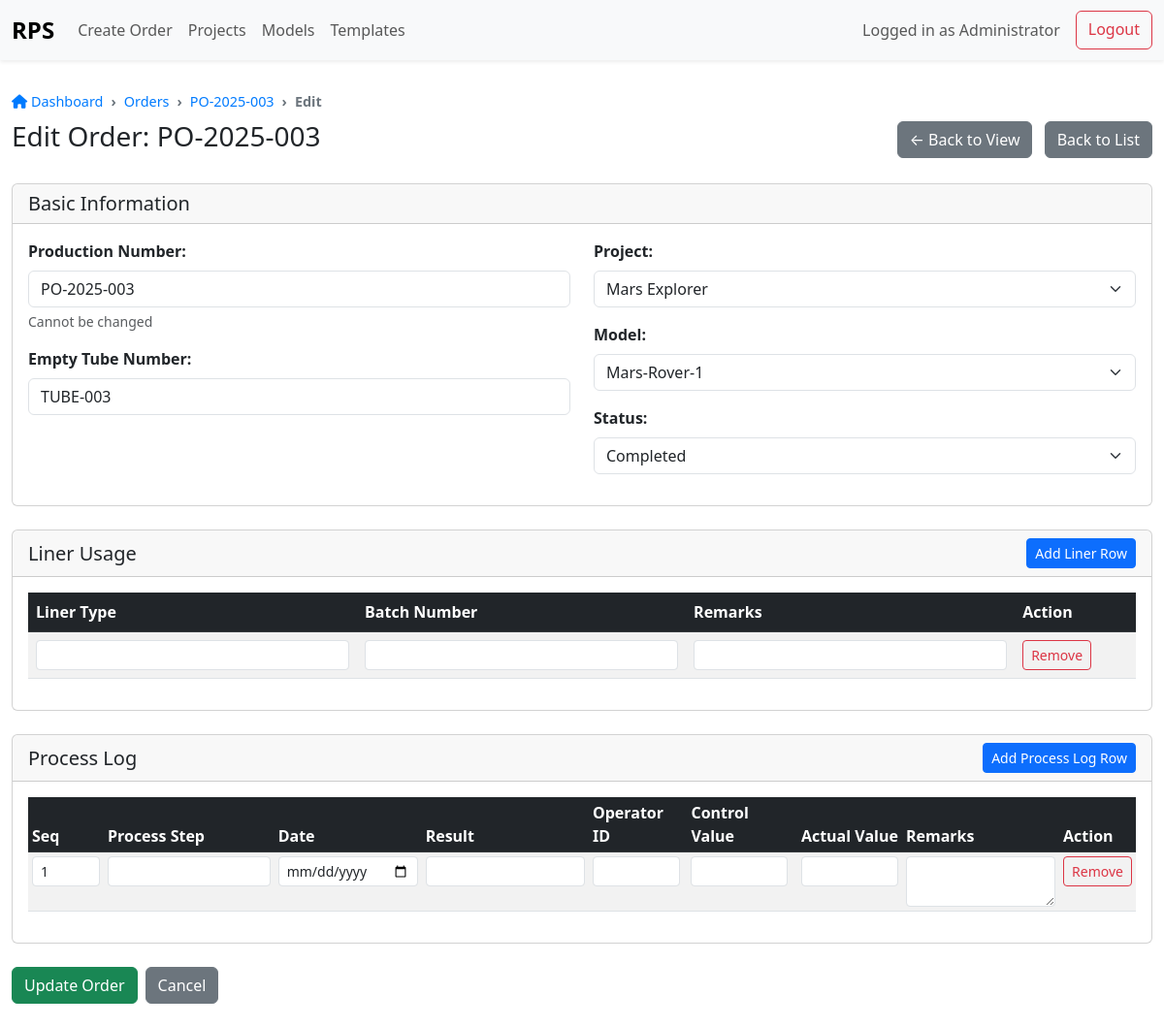
The page /edit_order.php?pn=PO-2025-003 (signed in) on the database its author committed.
### tables this page shows
CREATE TABLE ProductionOrders (
    ProductionNumber VARCHAR(50) PRIMARY KEY,
    EmptyTubeNumber VARCHAR(50),
    ProjectID INT NOT NULL,
    ModelID INT NOT NULL,
    MC02_Status VARCHAR(30) DEFAULT 'Pending',
    MC02_SignedBy_UserID INT NULL,
    MC02_SignedDate DATETIME NULL,
    CONSTRAINT FK_ProdOrders_Projects FOREIGN KEY(ProjectID)
        REFERENCES Projects(ProjectID),
    CONSTRAINT FK_ProdOrders_Models FOREIGN KEY(ModelID)
        REFERENCES Models(ModelID),
    CONSTRAINT FK_ProdOrders_Users FOREIGN KEY(MC02_SignedBy_UserID)
        REFERENCES Users(UserID)
);

CREATE TABLE Projects (
    ProjectID INT AUTO_INCREMENT PRIMARY KEY,
    ProjectName VARCHAR(100) NOT NULL UNIQUE
);

CREATE TABLE Models (
    ModelID INT AUTO_INCREMENT PRIMARY KEY,
    ProjectID INT NOT NULL,
    ModelName VARCHAR(100) NOT NULL,
    CONSTRAINT FK_Models_Projects FOREIGN KEY(ProjectID)
        REFERENCES Projects(ProjectID)
);

### public/edit_order.php (the view, shortened to what this page needs)
<?php
$pdo = Database::connect();
$pn = $_GET['pn'] ?? '';
$stmt = $pdo->prepare('SELECT po.*, p.ProjectName, m.ModelName
                       FROM ProductionOrders po
                       LEFT JOIN Projects p ON po.ProjectID = p.ProjectID
                       LEFT JOIN Models m ON po.ModelID = m.ModelID
                       WHERE po.ProductionNumber = ?');
$stmt->execute([$pn]);
$order = $stmt->fetch(PDO::FETCH_ASSOC);
$projects = $pdo->query('SELECT * FROM Projects')->fetchAll(PDO::FETCH_ASSOC);
$models = $pdo->query('SELECT * FROM Models')->fetchAll(PDO::FETCH_ASSOC);
$stmt = $pdo->prepare('SELECT * FROM MC02_LinerUsage WHERE ProductionNumber = ?');
$stmt->execute([$pn]);
$liners = $stmt->fetchAll(PDO::FETCH_ASSOC);
$stmt = $pdo->prepare('SELECT * FROM MC02_ProcessLog WHERE ProductionNumber = ? ORDER BY SequenceNo');
$stmt->execute([$pn]);
$logs = $stmt->fetchAll(PDO::FETCH_ASSOC);
$success = '';
include __DIR__ . '/templates/header.php';
?>
<div class="row">
    <div class="col-12">
        <div class="d-flex justify-content-between align-items-center mb-4">
            <h1 class="h3">Edit Order: <?php echo htmlspecialchars($order['ProductionNumber']); ?></h1>
            <div>
                <a href="view_order.php?pn=<?php echo urlencode($pn); ?>" class="btn btn-secondary me-2">← Back to View</a>
                <a href="index.php" class="btn btn-secondary">Back to List</a>
            </div>
        </div>
        <?php if ($success): ?>
            <div class="alert alert-success"><?php echo htmlspecialchars($success); ?></div>
        <?php endif; ?>        <form method="post">
            <div class="card mb-4">
                <div class="card-header">
                    <h5 class="card-title mb-0">Basic Information</h5>
                </div>
                <div class="card-body">
                    <div class="row">
                        <div class="col-md-6">
                            <div class="mb-3">
                                <label class="form-label"><strong>Production Number:</strong></label>
                                <input type="text" class="form-control" value="<?php echo htmlspecialchars($order['ProductionNumber']); ?>" readonly>
                                <div class="form-text">Cannot be changed</div>
                            </div>
                            <div class="mb-3">
                                <label for="EmptyTubeNumber" class="form-label"><strong>Empty Tube Number:</strong></label>
                                <input type="text" class="form-control" id="EmptyTubeNumber" name="EmptyTubeNumber" value="<?php echo htmlspecialchars($order['EmptyTubeNumber']); ?>">
                            </div>
                        </div>
                        <div class="col-md-6">
                            <div class="mb-3">
                                <label for="ProjectID" class="form-label"><strong>Project:</strong></label>
                                <select class="form-select" id="ProjectID" name="ProjectID">
                                    <?php foreach ($projects as $project): ?>
                                        <option value="<?php echo $project['ProjectID']; ?>" <?php echo ($project['ProjectID'] == $order['ProjectID']) ? 'selected' : ''; ?>>
                                            <?php echo htmlspecialchars($project['ProjectName']); ?>
                                        </option>
                                    <?php endforeach; ?>
                                </select>
                            </div>
                            <div class="mb-3">
                                <label for="ModelID" class="form-label"><strong>Model:</strong></label>
                                <select class="form-select" id="ModelID" name="ModelID">
                                    <?php foreach ($models as $model): ?>
                                        <option value="<?php echo $model['ModelID']; ?>" <?php echo ($model['ModelID'] == $order['ModelID']) ? 'selected' : ''; ?>>
                                            <?php echo htmlspecialchars($model['ModelName']); ?>
                                        </option>
                                    <?php endforeach; ?>
                                </select>
                            </div>
                            <div class="mb-3">
                                <label for="MC02_Status" class="form-label"><strong>Status:</strong></label>
                                <select class="form-select" id="MC02_Status" name="MC02_Status">
                                    <option value="Completed" <?php echo ($order['MC02_Status'] == 'Completed') ? 'selected' : ''; ?>>Completed</option>
                                </select>
                            </div>
                        </div>
                    </div>
                </div>            </div>
            <div class="card mb-4">
                <div class="card-header d-flex justify-content-between align-items-center">
                    <h5 class="card-title mb-0">Liner Usage</h5>
                    <button type="button" onclick="addLinerRow()" class="btn btn-primary btn-sm">Add Liner Row</button>
                </div>
                <div class="card-body">
                    <div class="table-responsive">
                        <table class="table table-striped" id="linerTable">
                            <thead class="table-dark">
                                <tr>
                                    <th>Liner Type</th>
                                    <th>Batch Number</th>
                                    <th>Remarks</th>
                                    <th>Action</th>
                                </tr>
                            </thead>
                            <tbody>
                                <?php if (!empty($liners)): ?>
                                    <?php foreach ($liners as $index => $liner): ?>
                                        <tr>
                                            <td><input type="text" class="form-control form-control-sm" name="liner[<?php echo $index; ?>][LinerType]" value="<?php echo htmlspecialchars($liner['LinerType']); ?>"></td>
                                            <td><input type="text" class="form-control form-control-sm" name="liner[<?php echo $index; ?>][LinerBatchNumber]" value="<?php echo htmlspecialchars($liner['LinerBatchNumber']); ?>"></td>
                                            <td><input type="text" class="form-control form-control-sm" name="liner[<?php echo $index; ?>][Remarks]" value="<?php echo htmlspecialchars($liner['Remarks']); ?>"></td>
                                            <td><button type="button" onclick="removeRow(this)" class="btn btn-outline-danger btn-sm">Remove</button></td>
                                        </tr>
                                    <?php endforeach; ?>
                                <?php else: ?>
                                    <tr>
                                        <td><input type="text" class="form-control form-control-sm" name="liner[0][LinerType]"></td>
                                        <td><input type="text" class="form-control form-control-sm" name="liner[0][LinerBatchNumber]"></td>
                                        <td><input type="text" class="form-control form-control-sm" name="liner[0][Remarks]"></td>
                                        <td><button type="button" onclick="removeRow(this)" class="btn btn-outline-danger btn-sm">Remove</button></td>
                                    </tr>
                                <?php endif; ?>
                            </tbody>
                        </table>
                    </div>
                </div>            </div>
            <div class="card mb-4">
                <div class="card-header d-flex justify-content-between align-items-center">
                    <h5 class="card-title mb-0">Process Log</h5>
                    <button type="button" onclick="addLogRow()" class="btn btn-primary btn-sm">Add Process Log Row</button>
                </div>
                <div class="card-body">
                    <div class="table-responsive">
                        <table class="table table-striped table-sm" id="logTable">
                            <thead class="table-dark">
                                <tr>
                                    <th>Seq</th>
                                    <th>Process Step</th>
                                    <th>Date</th>
                                    <th>Result</th>
                                    <th>Operator ID</th>
                                    <th>Control Value</th>
                                    <th>Actual Value</th>
                                    <th>Remarks</th>
                                    <th>Action</th>
                                </tr>
                            </thead>
                            <tbody>
                                <?php if (!empty($logs)): ?>
                                    <?php foreach ($logs as $index => $log): ?>
                                        <tr>
                                            <td><input type="number" class="form-control form-control-sm" name="log[<?php echo $index; ?>][SequenceNo]" value="<?php echo $log['SequenceNo']; ?>" style="width: 70px;"></td>
                                            <td><input type="text" class="form-control form-control-sm" name="log[<?php echo $index; ?>][ProcessStepName]" value="<?php echo htmlspecialchars($log['ProcessStepName']); ?>"></td>
                                            <td><input type="date" class="form-control form-control-sm" name="log[<?php echo $index; ?>][DatePerformed]" value="<?php echo $log['DatePerformed']; ?>"></td>
                                            <td><input type="text" class="form-control form-control-sm" name="log[<?php echo $index; ?>][Result]" value="<?php echo htmlspecialchars($log['Result']); ?>"></td>
                                            <td><input type="number" class="form-control form-control-sm" name="log[<?php echo $index; ?>][Operator_UserID]" value="<?php echo $log['Operator_UserID']; ?>" style="width: 90px;"></td>
                                            <td><input type="number" step="0.001" class="form-control form-control-sm" name="log[<?php echo $index; ?>][ControlValue]" value="<?php echo $log['ControlValue']; ?>" style="width: 100px;"></td>
                                            <td><input type="number" step="0.001" class="form-control form-control-sm" name="log[<?php echo $index; ?>][ActualMeasuredValue]" value="<?php echo $log['ActualMeasuredValue']; ?>" style="width: 100px;"></td>
                                            <td><textarea class="form-control form-control-sm" name="log[<?php echo $index; ?>][Remarks]" rows="2"><?php echo htmlspecialchars($log['Remarks']); ?></textarea></td>
                                            <td><button type="button" onclick="removeRow(this)" class="btn btn-outline-danger btn-sm">Remove</button></td>
                                        </tr>
                                    <?php endforeach; ?>
                                <?php else: ?>
                                    <tr>
                                        <td><input type="number" class="form-control form-control-sm" name="log[0][SequenceNo]" value="1" style="width: 70px;"></td>
                                        <td><input type="text" class="form-control form-control-sm" name="log[0][ProcessStepName]"></td>
                                        <td><input type="date" class="form-control form-control-sm" name="log[0][DatePerformed]"></td>
                                        <td><input type="text" class="form-control form-control-sm" name="log[0][Result]"></td>
                                        <td><input type="number" class="form-control form-control-sm" name="log[0][Operator_UserID]" style="width: 90px;"></td>
                                        <td><input type="number" step="0.001" class="form-control form-control-sm" name="log[0][ControlValue]" style="width: 100px;"></td>
                                        <td><input type="number" step="0.001" class="form-control form-control-sm" name="log[0][ActualMeasuredValue]" style="width: 100px;"></td>
                                        <td><textarea class="form-control form-control-sm" name="log[0][Remarks]" rows="2"></textarea></td>
                                        <td><button type="button" onclick="removeRow(this)" class="btn btn-outline-danger btn-sm">Remove</button></td>
                                    </tr>
                                <?php endif; ?>
                            </tbody>
                        </table>
                    </div>
                </div>
            </div>
            <div class="d-flex gap-2 mb-4">
                <button type="submit" class="btn btn-success">Update Order</button>
                <a href="view_order.php?pn=<?php echo urlencode($pn); ?>" class="btn btn-secondary">Cancel</a>
            </div>
        </form>
    </div>
</div>
<?php include __DIR__ . '/templates/footer.php'; ?>

### public/assets/css/app.css (style rules this page uses)
body { padding-top: 70px; }
.btn-group-sm > .btn, .btn-sm { padding: 0.25rem 0.5rem; font-size: 0.875rem; }

### rows shown on the page
productionorders: ProductionNumber "PO-2025-003", EmptyTubeNumber "TUBE-003", ProjectID "Mars Explorer", ModelID "Mars-Rover-1", MC02_Status "Completed"

### other values the page prints
$_SESSION['Role'] "Administrator"
$crumb['title'] "Orders"
$crumb['title'] "PO-2025-003"
$crumb['title'] "Edit"
